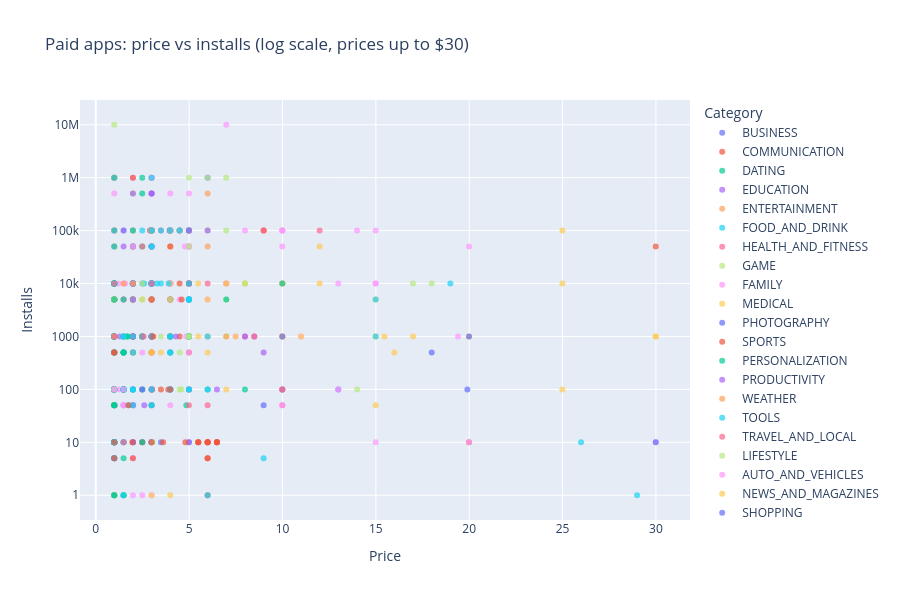

This figure's notebook cell:
### Code cell
# 9.3 Explore the pricing market: price vs installs for paid apps
px_df = paid[paid["Price"] <= 30].copy()
fig = px.scatter(px_df, x="Price", y="Installs", color="Category", hover_name="App",
                 log_y=True, opacity=0.7,
                 title="Paid apps: price vs installs (log scale, prices up to $30)")
fig.update_layout(height=600)
fig.show()

### Figure 1 — Plotly figure (JSON) as saved in the notebook; plotly's stock layout.template omitted (floating-point values rounded to 4 significant figures; data arrays with more than 128 entries replaced by an {"elided": "..."} marker saying what was removed)
{"data": [{"hovertemplate": "<b>%{hovertext}</b><br><br>Category=BUSINESS<br>Price=%{x}<br>Installs=%{y}<extra></extra>", "hovertext": ["TurboScan: scan documents and receipts in PDF", "Tiny Scanner Pro: PDF Doc Scan", "AW Toolbox", "Bk Bee Sales Manager", "SkyTest BU/GU Lite", "BZ Reminder PRO", "CM FILE MANAGER Pro", "Super Resume Builder Pro, CV", "DG Surveyor", "The DG Buddy", "DS Helpdesk Plus"], "legendgroup": "BUSINESS", "marker": {"color": "#636efa", "opacity": 0.7, "symbol": "circle"}, "mode": "markers", "name": "BUSINESS", "orientation": "v", "showlegend": true, "type": "scatter", "x": [4.99, 4.99, 19.9, 0.99, 17.99, 3.99, 2.99, 4.99, 8.99, 2.49, 12.99], "xaxis": "x", "y": [100000, 100000, 100, 5, 500, 1000, 10000, 1000, 50, 10, 100], "yaxis": "y"}, {"hovertemplate": "<b>%{hovertext}</b><br><br>Category=COMMUNICATION<br>Price=%{x}<br>Installs=%{y}<extra></extra>", "hovertext": ["Puffin Browser Pro", "Deaf - Hearing chat device H", "J Alvarej Moji", "K-@ Mail Pro - Email App", "pretty Easy privacy p≡p", "Z PIVOT", "AG Contacts, Premium edition", "Threema", "FREE CHATS C.L.", "10 WPM Amateur ham radio CW Morse code trainer", "CV-RECORD Pro", "2 Amateur ham radio CW Morse code practice keys TX", "CW Beacon for Ham Radio", "Morse Decoder for Ham Radio", "CW Studio ®", "20WPM Amateur ham radio Koch CW Morse code trainer", "Morse Trainer for Ham Radio", "Morse Machine for Ham Radio", "CW Ringtone (Morse Code generator)", "Koch Morse Trainer Pro", "iCluster - The DX-Cluster database", "WiFi Tether Router", "Remote EX for NISSAN", "ExDialer PRO Key", "Smart Wi-Fi Hotspot PRO", "Portable Wi-Fi hotspot Premium", "Talkie Pro - Wi-Fi Calling, Chats, File Sharing"], "legendgroup": "COMMUNICATION", "marker": {"color": "#EF553B", "opacity": 0.7, "symbol": "circle"}, "mode": "markers", "name": "COMMUNICATION", "orientation": "v", "showlegend": true, "type": "scatter", "x": [3.99, 3.99, 1.99, 4.99, 0.99, 19.99, 4.99, 2.99, 0.99, 1.49, 0.99, 1.49, 1.49, 4.99, 0.99, 1.49, 2.99, 0.99, 2.49, 2.49, 0.99, 2.9, 1.49, 3.99, 2.99, 0.99, 2.99], "xaxis": "x", "y": [100000, 500, 10, 10000, 500, 10, 500, 1000000, 10, 100, 1000, 100, 100, 5000, 100, 100, 10000, 5000, 10, 1000, 10, 100000, 5000, 100000, 10000, 10000, 1000], "yaxis": "y"}, {"hovertemplate": "<b>%{hovertext}</b><br><br>Category=DATING<br>Price=%{x}<br>Installs=%{y}<extra></extra>", "hovertext": ["Truth or Dare Pro", "Private Dating, Hide App- Blue for PrivacyHider", "Ad Blocker for SayHi", "AMBW Dating App: Asian Men Black Women Interracial", "Moco+ - Chat, Meet People"], "legendgroup": "DATING", "marker": {"color": "#00cc96", "opacity": 0.7, "symbol": "circle"}, "mode": "markers", "name": "DATING", "orientation": "v", "showlegend": true, "type": "scatter", "x": [1.49, 2.99, 3.99, 7.99, 3.99], "xaxis": "x", "y": [50, 100, 100, 100, 10000], "yaxis": "y"}, {"hovertemplate": "<b>%{hovertext}</b><br><br>Category=EDUCATION<br>Price=%{x}<br>Installs=%{y}<extra></extra>", "hovertext": ["Sago Mini Hat Maker", "Toca Life: Hospital"], "legendgroup": "EDUCATION", "marker": {"color": "#ab63fa", "opacity": 0.7, "symbol": "circle"}, "mode": "markers", "name": "EDUCATION", "orientation": "v", "showlegend": true, "type": "scatter", "x": [3.99, 3.99], "xaxis": "x", "y": [1000, 100000], "yaxis": "y"}, {"hovertemplate": "<b>%{hovertext}</b><br><br>Category=ENTERTAINMENT<br>Price=%{x}<br>Installs=%{y}<extra></extra>", "hovertext": ["My Talking Pet", "Meme Generator"], "legendgroup": "ENTERTAINMENT", "marker": {"color": "#FFA15A", "opacity": 0.7, "symbol": "circle"}, "mode": "markers", "name": "ENTERTAINMENT", "orientation": "v", "showlegend": true, "type": "scatter", "x": [4.99, 2.99], "xaxis": "x", "y": [100000, 100000], "yaxis": "y"}, {"hovertemplate": "<b>%{hovertext}</b><br><br>Category=FOOD_AND_DRINK<br>Price=%{x}<br>Installs=%{y}<extra></extra>", "hovertext": ["My CookBook Pro (Ad Free)", "Paprika Recipe Manager"], "legendgroup": "FOOD_AND_DRINK", "marker": {"color": "#19d3f3", "opacity": 0.7, "symbol": "circle"}, "mode": "markers", "name": "FOOD_AND_DRINK", "orientation": "v", "showlegend": true, "type": "scatter", "x": [3.49, 4.99], "xaxis": "x", "y": [10000, 50000], "yaxis": "y"}, {"hovertemplate": "<b>%{hovertext}</b><br><br>Category=HEALTH_AND_FITNESS<br>Price=%{x}<br>Installs=%{y}<extra></extra>", "hovertext": ["Meditation Studio", "Relax Melodies P: Sleep Sounds", "Pocket Yoga", "Daily Ab Workout", "cronometer (ad free)", "Lullaby Add-on for Sleep as Android", "Be Stronger", "Monitor My BP", "All-night drugstore CI & Price", "Tools & Mi Band", "Dr. McDougall Mobile Cookbook", "Vital Tones EI Pro", "The EO Bar", "EO Guide", "Fast Tract Diet"], "legendgroup": "HEALTH_AND_FITNESS", "marker": {"color": "#FF6692", "opacity": 0.7, "symbol": "circle"}, "mode": "markers", "name": "HEALTH_AND_FITNESS", "orientation": "v", "showlegend": true, "type": "scatter", "x": [3.99, 2.99, 2.99, 1.99, 2.99, 1.99, 1.99, 5.99, 0.99, 3.49, 4.99, 9.99, 6.99, 4.99, 7.99], "xaxis": "x", "y": [10000, 100000, 100000, 50000, 50000, 50000, 1000, 50, 10, 100000, 1000, 50, 10000, 1000, 1000], "yaxis": "y"}, {"hovertemplate": "<b>%{hovertext}</b><br><br>Category=GAME<br>Price=%{x}<br>Installs=%{y}<extra></extra>", "hovertext": ["Clue", "The Room: Old Sins", "The Escapists", "Farming Simulator 18", "RollerCoaster Tycoon® Classic", "Call of Duty:Black Ops Zombies", "Star Wars ™: DIRTY", "Monument Valley 2", "B-52 Spirits of Glory Deluxe", "B-Grade Renegade", "CURSUM B", "Hitman Sniper", "The World Ends With You", "D+H Reaction Wall", "Traps n' Gemstones", "Ghosts'n Goblins MOBILE", "Lock 'n' Roll Pro - Ad Free", "Jump'N'Shoot Attack", "Ghouls'n Ghosts MOBILE", "Oddworld: New 'n' Tasty", "Obbligo o Verità? PRO", "R-TYPE II", "R-TYPE", "Don't Starve: Pocket Edition", "Don't Starve: Shipwrecked", "Ludo - Don't get angry", "Mental Hospital V", "Zombie Avengers:(Dreamsky)Stickman War Z", "Assassin's Creed Identity", "ONScripter Plus (Ad Free)", "Mupen64Plus AE (N64 Emulator)", "AJ Jump: Animal Jam Kangaroos!", "I am Bread", "Nightenfell: Shared AR", "Five Nights at Freddy's", "Five Nights at Freddy's: SL", "Five Nights at Freddy's 4", "Five Nights at Freddy's 3", "YAKALA AY", "Ra Ga Ba", "Wolf of the BF:Commando MOBILE", "Shadow Fight 2 Special Edition", "Backgammon NJ for Android", "Bi-Tank Ads Free", "BJ Bridge Pro 2018", "Blackjack Verite Drills", "MEGA MAN MOBILE", "New York Mysteries (Full)", "The Legacy (Full)", "Skip-Bo™", "Sic Bo", "BW-Go", "PAC-MAN CE DX", "Grand Theft Auto: San Andreas", "F*ck This Game", "211:CK", "Adventure Time Game Wizard", "Best Park in the Universe", "Chinese Chess 3D Online (Xiangqi, 象棋, co tuong)", "CT-REMOTE", "Cytus II", "Dr. Splorchy Presents Space Heroes", "DraStic DS Emulator", "Riptide GP: Renegade", "Dirt Trackin Sprint Cars", "Retro City Rampage DX", "Santa's Monster Shootout DX", "Lost Journey (Dreamsky)", "League of Stickman 2018- Ninja Arena PVP(Dreamsky)", "Stickman Legends: Shadow Wars", "E.G. Chess", "WIZARD Card Game", "The Game of Life", "Poker Equity Calculator Pro for No Limit Hold'em", "Superbrothers Sword & Sworcery", "Sonic 4™ Episode I", "An Elite Warrior Ex", "Galaxian(FC)", "Solitaire+", "Fruit Ninja Classic", "Mu.F.O.", "Trine 2: Complete Story"], "legendgroup": "GAME", "marker": {"color": "#B6E880", "opacity": 0.7, "symbol": "circle"}, "mode": "markers", "name": "GAME", "orientation": "v", "showlegend": true, "type": "scatter", "x": [1.99, 4.99, 4.99, 4.99, 5.99, 6.99, 9.99, 4.99, 0.99, 1.99, 0.99, 0.99, 17.99, 0.99, 4.99, 0.99, 0.99, 2.49, 1.99, 4.99, 0.99, 1.99, 1.99, 4.99, 4.99, 1.61, 0.99, 0.99, 1.99, 3.99, 0.99, 1.99, 4.99, 0.99, 2.99, 2.99, 2.99, 2.99, 0.99, 1.49, 0.99, 4.99, 7.99, 0.99, 4.49, 14.0, 1.99, 6.99, 6.99, 2.99, 1.99, 3.49, 4.99, 6.99, 0.99, 0.99, 4.99, 2.99, 0.99, 4.49, 1.99, 4.99, 4.99, 2.99, 3.99, 2.99, 1.99, 0.99, 0.99, 0.99, 0.99, 1.99, 2.99, 0.99, 3.99, 2.99, 0.99, 1.99, 2.99, 0.99, 0.99, 16.99], "xaxis": "x", "y": [100000, 100000, 100000, 100000, 100000, 100000, 100000, 100000, 100, 1000, 500, 10000000, 10000, 1, 1000, 10000, 1000, 1000, 5000, 10000, 100, 50000, 100000, 100000, 10000, 1000, 50000, 1000000, 500000, 1000, 100000, 50000, 10000, 1000, 1000000, 100000, 100000, 100000, 1, 1, 1000, 50000, 10000, 1, 500, 100, 10000, 5000, 1000, 100000, 100, 1000, 10000, 1000000, 100, 10, 50000, 10000, 1000, 100, 100000, 100, 1000000, 100000, 10000, 10000, 50, 1000000, 1000000, 1000000, 1000, 1000, 100000, 5000, 100000, 100000, 100, 100, 100000, 1000000, 1, 10000], "yaxis": "y"}, {"hovertemplate": "<b>%{hovertext}</b><br><br>Category=FAMILY<br>Price=%{x}<br>Installs=%{y}<extra></extra>", "hovertext": {"elided": "179 str values"}, "legendgroup": "FAMILY", "marker": {"color": "#FF97FF", "opacity": 0.7, "symbol": "circle"}, "mode": "markers", "name": "FAMILY", "orientation": "v", "showlegend": true, "type": "scatter", "x": {"elided": "179 float values"}, "xaxis": "x", "y": {"elided": "179 int values"}, "yaxis": "y"}, {"hovertemplate": "<b>%{hovertext}</b><br><br>Category=MEDICAL<br>Price=%{x}<br>Installs=%{y}<extra></extra>", "hovertext": ["Pedi STAT", "Paramedic Protocol Provider", "MommyMeds", "Medical ID - In Case of Emergency (ICE)", "Essential Anatomy 3", "Muscle Trigger Point Anatomy", "ASRA Coags", "IBM Micromedex Drug Info", "VeinSeek", "Super Hearing Secret Voices Recorder PRO", "EMT Study - NREMT Test Prep", "Calcium Pro", "Arrhythmias and Dysrhythmias", "Pocket Lab Values", "Medical terms (OFFLINE)", "ERres- Emergency Medicine", "FHR 5-Tier 2.0", "OptoDrum", "Migraine, Headache Diary HeadApp Pro", "Visual Anatomy 2", "Muscle Premium - Human Anatomy, Kinesiology, Bones", "CCHT PREP", "Paramedic Meds", "Advanced Comprehension Therapy", "OmniMedix Medical Calculator", "Breathing Zone", "Lab Values + Medical Reference", "Recognise Foot", "Anti Mosquito simulation", "Pain Tracker & Diary", "Menstrual Calendar Premium", "Whist - Tinnitus Relief", "Critical Care Paramedic Review", "With Helper Pro Pill Reminder", "Manage My Pain Pro", "End Anxiety Pro - Stress, Panic Attack Help", "Acupuncture Assistant", "Number Therapy", "InfantRisk Center HCP", "Hospitalist Handbook", "Navi Radiography Pro", "Nursing Care Plan NANDA Tables", "palmPEDi: Pediatric Tape", "Monash Uni Low FODMAP Diet", "ASCCP Mobile", "2017 EMRA Antibiotic Guide", "EMT PASS", "Block Buddy", "EMT Review Plus", "Journal Club: Medicine", "AnatomyMapp", "Diabetes & Diet Tracker", "PTA Content Master", "Visualmed", "ABG Master", "OrthoFlow", "Be the Expert in Phlebotomy - Professional Nursing", "EMT Tutor NREMT-B Study Guide", "Cardio Z", "AF-STROKE", "Gravidez ao Vivo", "BG Monitor Diabetes Pro", "iBP Blood Pressure", "Blood Pressure Companion", "bpresso PRO", "CE Genius Nurses Edition", "Squeezy CF", "Emergency Brain CT", "Abdominal CT Sectional Walker", "Interactive CT and MRI Anatomy", "CT and XR Dose Calculator", "Chest CT Sectional Walker", "Radiological Anatomy For FRCR1", "Differential Dx", "Human Anatomy Atlas 2018: Complete 3D Human Body", "EP Calipers", "EP Coding"], "legendgroup": "MEDICAL", "marker": {"color": "#FECB52", "opacity": 0.7, "symbol": "circle"}, "mode": "markers", "name": "MEDICAL", "orientation": "v", "showlegend": true, "type": "scatter", "x": [5.49, 10.0, 3.99, 5.99, 11.99, 2.99, 3.99, 2.99, 3.99, 2.99, 3.99, 2.99, 1.0, 2.99, 2.99, 4.99, 2.99, 5.99, 3.49, 2.49, 24.99, 10.99, 1.99, 24.99, 4.99, 3.99, 2.99, 7.49, 1.5, 2.99, 3.99, 1.99, 9.99, 3.99, 3.99, 3.99, 7.99, 14.99, 9.99, 19.99, 15.99, 0.99, 0.99, 9.0, 9.99, 16.99, 29.99, 14.99, 11.99, 6.99, 14.99, 9.99, 29.99, 2.99, 0.99, 5.99, 0.99, 3.99, 5.99, 5.0, 2.99, 5.99, 0.99, 0.99, 5.49, 3.99, 2.99, 0.99, 9.99, 15.46, 0.99, 9.99, 6.99, 3.99, 24.99, 0.99, 0.99], "xaxis": "x", "y": [10000, 10000, 5000, 5000, 50000, 50000, 1000, 10000, 1000, 100, 5000, 5000, 500, 10000, 1000, 1000, 500, 1000, 500, 5000, 10000, 1000, 10000, 100, 1000, 5000, 10000, 1000, 1000, 100, 50000, 1000, 1000, 5000, 5000, 1000, 10000, 50, 1000, 1000, 500, 500, 5000, 100000, 10000, 1000, 1000, 1000, 10000, 10000, 5000, 1000, 1000, 1, 50, 10, 1, 10000, 100, 100, 1000, 500, 10000, 1000, 1000, 1, 10, 10, 100, 1000, 50, 100, 100, 500, 100000, 100, 50], "yaxis": "y"}, {"hovertemplate": "<b>%{hovertext}</b><br><br>Category=PHOTOGRAPHY<br>Price=%{x}<br>Installs=%{y}<extra></extra>", "hovertext": ["Lapse It • Time Lapse • Pro", "Facetune - For Free", "Camera FV-5", "F-Stop Gallery Pro", "F Length Sim (no Ads)", "Arto: f.infrared photo", "Pocket AC", "NewTek NDI", "AI Draw | Art Filter for Selfie", "Ai-Ball AV Recorder", "BeFunky Photo Editor Pro", "BL 1-Click Camera", "BlackCam Pro - B&W Camera", "LC-DB", "Guide to Nikon Df", "Cameringo+ Filters Camera", "LightMeter (noAds)", "PhotoFrame for Synology DS", "EF Lens Simulator"], "legendgroup": "PHOTOGRAPHY", "marker": {"color": "#636efa", "opacity": 0.7, "symbol": "circle"}, "mode": "markers", "name": "PHOTOGRAPHY", "orientation": "v", "showlegend": true, "type": "scatter", "x": [2.99, 5.99, 3.95, 4.99, 2.0, 1.49, 9.99, 19.99, 2.99, 2.99, 1.99, 3.99, 1.49, 3.49, 29.99, 2.99, 1.99, 4.99, 9.99], "xaxis": "x", "y": [100000, 1000000, 100000, 10000, 10, 500, 1000, 1000, 1000, 5000, 50000, 100, 100000, 10, 10, 500000, 10000, 10, 100], "yaxis": "y"}, {"hovertemplate": "<b>%{hovertext}</b><br><br>Category=SPORTS<br>Price=%{x}<br>Installs=%{y}<extra></extra>", "hovertext": ["Golfshot Plus: Golf GPS", "G-Force Driving Assistant", "O'Route Orienteering", "Mike V: Skateboard Party PRO", "True Skate", "Hunt Buddy BC", "iHunter BC", "iFish BC", "Basket Manager 2018 Pro", "Basket Manager 2016 Pro", "Basket Manager 2017 Pro", "BT Speed", "Dive-Store.ch", "Jetting for Honda CR dirt bike", "Absolute RC Heli Simulator", "Fodbold DK Pro", "Basketball Dynasty Manager 16", "PORTABLE SOCCER DX", "Active Soccer 2 DX", "LocaToWeb - Live GPS tracking", "FL SW Fishing Regulations", "FL Racing Manager 2015 Pro", "FL Racing Manager 2018 Pro", "Football Manager Mobile 2018"], "legendgroup": "SPORTS", "marker": {"color": "#EF553B", "opacity": 0.7, "symbol": "circle"}, "mode": "markers", "name": "SPORTS", "orientation": "v", "showlegend": true, "type": "scatter", "x": [29.99, 3.88, 3.02, 3.99, 1.99, 2.99, 4.49, 3.99, 2.99, 0.99, 0.99, 4.8, 1.99, 3.49, 4.99, 2.99, 1.99, 1.0, 2.99, 2.49, 1.99, 0.99, 1.99, 8.99], "xaxis": "x", "y": [50000, 100, 100, 50000, 1000000, 5000, 1000, 1000, 1000, 1000, 1000, 10, 5, 100, 10000, 1000, 5000, 5000, 500, 1000, 1000, 5000, 5000, 100000], "yaxis": "y"}, {"hovertemplate": "<b>%{hovertext}</b><br><br>Category=PERSONALIZATION<br>Price=%{x}<br>Installs=%{y}<extra></extra>", "hovertext": ["HD Widgets", "Kairo XP (for HD Widgets)", "BIG Launcher", "Smart Launcher Pro 3", "B-17 Flying Fortress WWII LWP", "Smart Launcher theme b. gold", "Next Launcher 3D Theme Hit-B", "C Locker Pro", "Neon Glow C - Icon Pack", "Koi Live Wallpaper", "F-1 watchface by Delta", "Next Launcher 3D Theme Hit-G", "Go", "G Theme 2 for LG V30, LG G6", "Dialer theme G Black Gold", "N Launcher Pro - Nougat 7.0", "Dark Infusion Substratum Theme for Android N & O", "Planet O - Icon Pack", "Prime Key for Nougat Launcher& O Launcher &KitKat", "Android P | Xperia™ Theme 4800+ icons", "Android P Home KLWP", "P-Home for KLWP", "[substratum] Vacuum: P", "[Sub/EMUI] P Pro - EMUI 8.1/8.0/5.X Theme", "Pacify Exceed (Android P) - Theme for Xperia™", "Theme Android P Design for LG V30", "Pistachio Launcher for Android P 9.0", "Theme Android P for LG G7 & V35", "Pacify (Android P theme) - Theme for Xperia™", "Popsicle Launcher for Android P 9.0 launcher", "Theme Android P Black design for LG V30", "Theme Android P Black for LG G7 & V35", "Pureness Pacify (Android P) - Theme for Xperia™", "Android P Style Icon Pack", "Pixel Oreo/P Dark White AMOLED UI - Icon Pack", "Neon-R (Red)", "S Launcher Pro for Galaxy", "PitchBlack S - Samsung Substratum Theme “For Oreo”", "weather HD", "Light X - Icon Pack", "iLauncher OS 12 Pro - Phone X", "X Back - Icon Pack", "Space Z 🌏 🚀Icon Pack Theme", "Watch Face Swiss AJ-6", "AJ Gray Icon Pack", "AJ Gray Dark Icon Pack", "AJ Blue Icon Pack", "AJ Turquoise Dark Icon Pack", "AJ Orange Icon Pack", "AP Themes for Kustom/KLWP", "Glanceable Ap Watch Face", "Ultimate Watch 2 watch face", "Pujie Black Watch Face for Android Wear OS", "AX Watch for WatchMaker", "Ay Yıldız - Xperia Live Theme", "SLANGY-Perfect BK World Theme", "BL Holo Theme", "Watch Face BW Inter", "Beautiful Widgets Pro", "Color Changer Pro [root]", "Lollipop Launcher Plus", "Next Launcher 3D Bold-CF Theme", "FAV KWGT", "Pixxy KWGT", "CI 174 Gray Icon Pack", "CM Launcher 3D Pro💎", "Swift Dark CM / CM13 Theme", "OMEGA Black UI Theme - CM 12+", "Asiimov Skin - CS GO Icon Pack", "DK Primrose for KLWP", "MultiPicture Live Wallpaper dn", "Day Night Live Wallpaper (All)", "RETRO Shocked DW-6000", "DX Glow - Clock Widget", "EM Launcher Pro", "EU Flags Live Wallpaper", "ADWLauncher 1 EX", "Device Info Ex Live Wallpaper", "GO Contacts EX Black & Grey", "Circle Colors Pack-FN Theme", "FO Bixby"], "legendgroup": "PERSONALIZATION", "marker": {"color": "#00cc96", "opacity": 0.7, "symbol": "circle"}, "mode": "markers", "name": "PERSONALIZATION", "orientation": "v", "showlegend": true, "type": "scatter", "x": [0.99, 0.99, 9.99, 4.49, 1.49, 1.99, 1.7, 2.99, 0.99, 0.99, 2.49, 1.7, 0.99, 1.49, 1.49, 2.99, 2.49, 0.99, 6.99, 1.99, 1.49, 0.99, 1.49, 0.99, 1.49, 1.49, 1.49, 1.49, 0.99, 1.49, 1.49, 1.49, 1.49, 0.99, 1.49, 0.99, 4.99, 1.99, 1.99, 0.99, 2.99, 0.99, 1.49, 0.99, 0.99, 0.99, 0.99, 0.99, 0.99, 1.49, 0.99, 0.99, 1.99, 0.99, 0.99, 4.85, 2.0, 0.99, 2.49, 0.99, 4.99, 0.99, 0.99, 0.99, 0.99, 4.99, 1.99, 0.99, 2.49, 0.99, 1.99, 2.49, 1.49, 0.99, 3.99, 0.99, 2.49, 0.99, 0.99, 0.99, 0.99], "xaxis": "x", "y": [1000000, 10000, 10000, 100000, 100, 5000, 1000, 10000, 10000, 100000, 10, 1000, 5000, 500, 500, 100000, 1000, 10000, 5000, 100, 5, 100, 1000, 100, 10, 500, 1, 100, 10, 0, 100, 100, 1, 100, 5000, 100, 1000, 1000, 10000, 10000, 50, 10000, 1000, 100, 50, 10, 50, 10, 10, 500, 5, 10000, 100000, 1, 10, 50, 500, 1000, 1000000, 1000, 1000, 1000, 1000, 1000, 10, 100000, 10000, 100, 100, 1, 10000, 50000, 100, 50, 1000, 10000, 500000, 50000, 500, 50, 100], "yaxis": "y"}, {"hovertemplate": "<b>%{hovertext}</b><br><br>Category=PRODUCTIVITY<br>Price=%{x}<br>Installs=%{y}<extra></extra>", "hovertext": ["aCalendar+ Calendar & Tasks", "Ramfer - CNC Lathe G-code Tool", "m>notes notepad", "Ad Removal: thereisonlywe", "Ad Remove Plugin for App2SD", "F05WatchFace for Android Wear", "PROFESSOR SEE-BA LINGUAGENS E SUAS TECNOLOGIAS", "Business Calendar Pro", "BI Barcode Scanner", "QR Code Pro", "California Cop Assist CA Cop", "CI Attendance", "CamScanner (License)", "Pocket RxTx Pro", "ACCDB MDB DB Manager Pro - Editor for MS Access", "Técnico Legislativo Câmara Legislativa DF", "Cargo de Praça PM DF", "Diseño de columnas NTC - RSEE 2017", "DL Image Manager", "MC.Fitting", "myGrow", "Ability DS UNO", "Inventory & Barcode scanner & WIFI scanner", "ES File Explorer/Manager PRO", "EX File Explorer File Manage Pro", "Organizer", "Police Field Interview FI Card"], "legendgroup": "PRODUCTIVITY", "marker": {"color": "#ab63fa", "opacity": 0.7, "symbol": "circle"}, "mode": "markers", "name": "PRODUCTIVITY", "orientation": "v", "showlegend": true, "type": "scatter", "x": [5.99, 2.99, 2.99, 6.49, 1.29, 0.99, 2.99, 4.99, 0.99, 4.49, 4.99, 0.99, 1.99, 3.99, 8.99, 2.99, 2.99, 0.99, 0.99, 8.49, 4.29, 2.6, 1.49, 2.99, 1.99, 2.99, 7.99], "xaxis": "x", "y": [100000, 100, 1000, 100, 1000, 1000, 10, 100000, 10, 100000, 100, 5, 500000, 5000, 500, 10, 10, 100, 10, 1000, 1000, 50, 50000, 500000, 50, 50000, 1000], "yaxis": "y"}, {"hovertemplate": "<b>%{hovertext}</b><br><br>Category=WEATHER<br>Price=%{x}<br>Installs=%{y}<extra></extra>", "hovertext": ["Weather Live Pro", "Weather Live", "W Pro - Weather Forecast & Animated Weather Maps", "MyRadar NOAA Weather Radar Ad Free", "Weather & Radar Pro - Ad-Free", "Weather Data CH", "Weather Forecast Pro", "Florida Tides & Weather"], "legendgroup": "WEATHER", "marker": {"color": "#FFA15A", "opacity": 0.7, "symbol": "circle"}, "mode": "markers", "name": "WEATHER", "orientation": "v", "showlegend": true, "type": "scatter", "x": [4.49, 5.99, 1.99, 2.99, 2.99, 2.99, 3.99, 6.99], "xaxis": "x", "y": [100000, 500000, 500, 10000, 100000, 500, 100000, 1000], "yaxis": "y"}, {"hovertemplate": "<b>%{hovertext}</b><br><br>Category=TOOLS<br>Price=%{x}<br>Installs=%{y}<extra></extra>", "hovertext": ["ADS-B Driver", "G Cloud Apps Backup Key * root", "G-Playlists", "G-NetTrack Pro", "G-NetReport Pro", "G-NetWiFi Pro", "Volume Slider Like Android P Volume Control", "Q-slope", "I Can't Wake Up!", "X-Plane to GPS", "Decibel X PRO - Sound Meter dBA, Noise Detector", "X Home Bar - Home Bar Gesture Pro", "ZArchiver Donate", "FVD Ad-Free", "Vpn Hosts (ad blocker & no root & support ipv6 )", "RAM Cleanup Ad-Free Option", "Easy Hotspot Ad Free", "AH Alarm Panel", "Message AI - Write Better Messages", "ap,wifi testing,iperf,ping,android,Bluetooth,tcp", "AV Tools Pro", "Analog Clock AW-7 PRO", "Analog and Digital Clock AW-7PRO", "Droid PRoCon BF3", "BusyBox Pro", "Power Widget", "BL File Explorer", "BL IP-Camera", "BL PowerPoint Remote", "BatControl Pro", "Sam.BN Pro", "BS Match Maker Premium", "Little Magnet BT Pro", "Battery Notifier Pro BT", "USB BT Wi-Fi Color Terminal Modem", "Bixby Button Remapper - bxActions Pro / Coffee", "Trinomial Factoring Wizard", "CB Frequencies", "Antenna Tool Premium", "Frequencies", "CF-Bench Pro", "Battery HD Pro", "Automagic * Automation", "FlashLight HD LED Pro", "UFO-CQ", "25WPM Amateur ham radio Koch CW Morse code trainer", "DCUO|CR Calculator Pro", "Servidor Privado CR y CoC - Royale Servers PRO", "CZ-Cyberon Voice Commander", "Scale Models DB", "ReDNAKET DB Normalization Tool", "db Meter - sound level meter with data logging", "Droidbug BusyBox Advance PRO", "Penny Puss", "Advanced Download Manager Pro", "DM Die Roller 9000", "Deep Sleep Battery Saver Pro", "iCam - Webcam Video Streaming", "DW Contacts widget", "KeePass DX Pro", "Electrician Calculator Pro", "EC music dictionary", "Silence Premium Do Not Disturb", "Trazado de tuberia El Tubero", "ai.type keyboard Plus + Emoji", "Tasker", "Advanced EX for HYUNDAI", "Advanced EX for MITSUBISHI", "Advanced EX for KIA", "Advanced EX for NISSAN", "Advanced EX for FIAT", "Advanced EX for RENAULT", "Volume Control Ex", "FiSwitch", "WiFi Monitor Pro - analyzer of Wi-Fi networks", "Wi-Fi Rabbit Unlock Key", "FJ Toolkit", "Kernel Manager for Franco Kernel ✨"], "legendgroup": "TOOLS", "marker": {"color": "#19d3f3", "opacity": 0.7, "symbol": "circle"}, "mode": "markers", "name": "TOOLS", "orientation": "v", "showlegend": true, "type": "scatter", "x": [1.99, 4.99, 1.49, 14.99, 25.99, 5.99, 0.99, 1.76, 2.99, 0.99, 3.99, 1.99, 2.5, 1.99, 2.99, 2.99, 0.99, 4.99, 2.99, 2.99, 2.49, 1.99, 1.99, 0.99, 2.49, 1.99, 1.99, 3.99, 3.99, 3.99, 0.99, 0.99, 0.99, 2.59, 8.99, 2.99, 0.99, 0.99, 0.99, 0.99, 1.49, 3.99, 3.9, 2.99, 0.99, 1.49, 0.99, 1.99, 5.99, 2.99, 0.99, 1.49, 3.99, 4.99, 2.99, 0.99, 3.28, 4.99, 0.99, 5.99, 14.99, 1.99, 2.95, 1.97, 4.49, 2.99, 4.99, 4.99, 4.99, 4.99, 4.99, 4.99, 1.49, 1.99, 2.99, 1.0, 1.49, 3.49], "xaxis": "x", "y": [100, 5000, 1000, 5000, 10, 100, 10000, 50, 10000, 5000, 1000, 10000, 10000, 10000, 10000, 10000, 10, 100, 100, 10, 1000, 1000, 100, 5000, 100000, 10000, 50, 100, 500, 500, 10, 10, 1000, 10000, 5, 10000, 1000, 100, 500, 500, 1000, 100000, 10000, 50000, 10, 10, 500, 100, 1000, 50, 10, 1, 100, 1000, 50000, 5, 10000, 10000, 1000, 100, 1000, 500, 10000, 10000, 100000, 1000000, 5000, 1000, 5000, 5000, 5000, 5000, 100, 10000, 1000, 5000, 100, 100000], "yaxis": "y"}, {"hovertemplate": "<b>%{hovertext}</b><br><br>Category=TRAVEL_AND_LOCAL<br>Price=%{x}<br>Installs=%{y}<extra></extra>", "hovertext": ["Maps & GPS Navigation OsmAnd+", "Greater London A-Z 2016", "Es-Bg Offline Voice Translator", "Ultimate Public Campgrounds (Over 37,100 in US&CA)", "Navigator PRO - GPS Navigation with Offline Maps", "D.C. Driving/Walking Tours", "DC Metro Transit", "EG | Explore Folegandros", "Monastery of El Escorial", "YouCamp EU", "Campervan.Guide Pro", "XE Currency Pro"], "legendgroup": "TRAVEL_AND_LOCAL", "marker": {"color": "#FF6692", "opacity": 0.7, "symbol": "circle"}, "mode": "markers", "name": "TRAVEL_AND_LOCAL", "orientation": "v", "showlegend": true, "type": "scatter", "x": [8.99, 8.49, 1.49, 3.99, 2.49, 4.99, 2.99, 3.99, 1.99, 2.56, 5.99, 1.99], "xaxis": "x", "y": [100000, 1000, 10, 5000, 50000, 50, 5000, 0, 1000, 1000, 10000, 10000], "yaxis": "y"}, {"hovertemplate": "<b>%{hovertext}</b><br><br>Category=LIFESTYLE<br>Price=%{x}<br>Installs=%{y}<extra></extra>", "hovertext": ["A41 WatchFace for Android Wear Smart Watch", "H*nest Meditation", "Kicker U", "Alarmy (Sleep If U Can) - Pro", "I am Millionaire - Richest guy in the town", "Sleep as Android Unlock", "Lunar Calendar", "Board Game Stats: Play tracking for tabletop games", "CA Speakers", "My Movies Pro - Movie & TV Collection Library", "AC DC Power Monitor", "The Secret Daily Teachings"], "legendgroup": "LIFESTYLE", "marker": {"color": "#B6E880", "opacity": 0.7, "symbol": "circle"}, "mode": "markers", "name": "LIFESTYLE", "orientation": "v", "showlegend": true, "type": "scatter", "x": [0.99, 1.99, 3.99, 2.49, 2.49, 5.99, 4.99, 2.99, 0.99, 7.99, 3.04, 4.99], "xaxis": "x", "y": [5000, 5000, 5000, 10000, 5000, 1000000, 1000, 5000, 100, 10000, 10, 1000], "yaxis": "y"}, {"hovertemplate": "<b>%{hovertext}</b><br><br>Category=AUTO_AND_VEHICLES<br>Price=%{x}<br>Installs=%{y}<extra></extra>", "hovertext": ["Ulysse Speedometer Pro", "FORD V SERIES CALC - NO LIMIT", "Билеты ПДД CD 2019 PRO"], "legendgroup": "AUTO_AND_VEHICLES", "marker": {"color": "#FF97FF", "opacity": 0.7, "symbol": "circle"}, "mode": "markers", "name": "AUTO_AND_VEHICLES", "orientation": "v", "showlegend": true, "type": "scatter", "x": [1.99, 9.99, 1.49], "xaxis": "x", "y": [50000, 50, 100], "yaxis": "y"}, {"hovertemplate": "<b>%{hovertext}</b><br><br>Category=NEWS_AND_MAGAZINES<br>Price=%{x}<br>Installs=%{y}<extra></extra>", "hovertext": ["Q Alerts: QAnon Drop Notifications, Research +++", "Égalité et Réconciliation"], "legendgroup": "NEWS_AND_MAGAZINES", "marker": {"color": "#FECB52", "opacity": 0.7, "symbol": "circle"}, "mode": "markers", "name": "NEWS_AND_MAGAZINES", "orientation": "v", "showlegend": true, "type": "scatter", "x": [0.99, 2.99], "xaxis": "x", "y": [5000, 500], "yaxis": "y"}, {"hovertemplate": "<b>%{hovertext}</b><br><br>Category=SHOPPING<br>Price=%{x}<br>Installs=%{y}<extra></extra>", "hovertext": ["Shopping List S PRO", "Penny Finder"], "legendgroup": "SHOPPING", "marker": {"color": "#636efa", "opacity": 0.7, "symbol": "circle"}, "mode": "markers", "name": "SHOPPING", "orientation": "v", "showlegend": true, "type": "scatter", "x": [2.49, 2.99], "xaxis": "x", "y": [100, 10000], "yaxis": "y"}, {"hovertemplate": "<b>%{hovertext}</b><br><br>Category=BOOKS_AND_REFERENCE<br>Price=%{x}<br>Installs=%{y}<extra></extra>", "hovertext": ["Don't Panic with Andrew J.", "Hey AJ! It's Saturday!", "Al'Quran Bahasa Indonesia PRO", "BC MVA Fines", "17th Edition Cable Sizer", "ch-mm Dict", "CZ-70 (CZ-50) pistol explained", "CZ-52 pistol explained", "CZ-27 pistol explained", "CZ-45 pistol explained", "Pistolet CZ-70 CZ-50 expliqué", "CZ-38 (vz 38) pistol explained", "Reksio cz. 1", "10,000 Quotes DB (Premium)", "Dungeons and Dragons DM Tools", "Cossack Dictionary (DN)", "Officiel du SCRABBLE LAROUSSE", "Schlaumeier", "O Céu e o Inferno", "EU RCD Guide", "FN pistol Model 1906 explained", "FN pistol model 1903 explained", "The FN \"Baby\" pistol explained", "FN FAL rifle explained", "The FN HP pistol explained", "FN model 1900 pistol explained", "Pistolet FN GP35 expliqué", "Pistolet FN 1906 expliqué"], "legendgroup": "BOOKS_AND_REFERENCE", "marker": {"color": "#EF553B", "opacity": 0.7, "symbol": "circle"}, "mode": "markers", "name": "BOOKS_AND_REFERENCE", "orientation": "v", "showlegend": true, "type": "scatter", "x": [2.99, 3.99, 4.49, 1.75, 3.08, 1.96, 5.99, 5.99, 5.99, 5.49, 5.99, 5.99, 0.99, 0.99, 1.99, 2.99, 4.6, 0.99, 0.99, 3.61, 5.49, 6.49, 5.99, 6.49, 6.49, 6.49, 5.99, 5.49], "xaxis": "x", "y": [5000, 100, 10000, 50, 1000, 10, 10, 10, 10, 10, 1, 5, 10, 500, 1000, 10, 5000, 5, 500, 10, 10, 10, 10, 10, 10, 10, 5, 10], "yaxis": "y"}, {"hovertemplate": "<b>%{hovertext}</b><br><br>Category=SOCIAL<br>Price=%{x}<br>Installs=%{y}<extra></extra>", "hovertext": ["W-History Standalone", "WhatsFake Pro (Ad free)", "Ak Parti Yardım Toplama"], "legendgroup": "SOCIAL", "marker": {"color": "#00cc96", "opacity": 0.7, "symbol": "circle"}, "mode": "markers", "name": "SOCIAL", "orientation": "v", "showlegend": true, "type": "scatter", "x": [0.99, 0.99, 13.99], "xaxis": "x", "y": [1000, 5000, 0], "yaxis": "y"}, {"hovertemplate": "<b>%{hovertext}</b><br><br>Category=ART_AND_DESIGN<br>Price=%{x}<br>Installs=%{y}<extra></extra>", "hovertext": ["X Launcher Pro: PhoneX Theme, OS11 Control Center", "X Launcher Pro - IOS Style Theme & Control Center", "X Launcher Prime: With OS Style Theme & No Ads"], "legendgroup": "ART_AND_DESIGN", "marker": {"color": "#ab63fa", "opacity": 0.7, "symbol": "circle"}, "mode": "markers", "name": "ART_AND_DESIGN", "orientation": "v", "showlegend": true, "type": "scatter", "x": [1.99, 1.99, 1.99], "xaxis": "x", "y": [5000, 10000, 1000], "yaxis": "y"}, {"hovertemplate": "<b>%{hovertext}</b><br><br>Category=VIDEO_PLAYERS<br>Price=%{x}<br>Installs=%{y}<extra></extra>", "hovertext": ["Flud (Ad free)", "tTorrent - ad free", "BSPlayer", "Online TV CZ/SK PRO"], "legendgroup": "VIDEO_PLAYERS", "marker": {"color": "#FFA15A", "opacity": 0.7, "symbol": "circle"}, "mode": "markers", "name": "VIDEO_PLAYERS", "orientation": "v", "showlegend": true, "type": "scatter", "x": [1.49, 1.99, 5.99, 0.99], "xaxis": "x", "y": [10000, 10000, 50000, 1000], "yaxis": "y"}, {"hovertemplate": "<b>%{hovertext}</b><br><br>Category=FINANCE<br>Price=%{x}<br>Installs=%{y}<extra></extra>", "hovertext": ["I am Rich Premium Plus", "Ba Financial Calculator plus", "Financial Calculator BA Chien.", "BA Pro Financial Calculator", "My Budget Book", "Bitcoin BX Thailand PRO", "amm dz", "Dz kayas", "Ray Financial Calculator Pro"], "legendgroup": "FINANCE", "marker": {"color": "#19d3f3", "opacity": 0.7, "symbol": "circle"}, "mode": "markers", "name": "FINANCE", "orientation": "v", "showlegend": true, "type": "scatter", "x": [18.99, 3.99, 3.99, 1.99, 2.99, 4.99, 5.99, 28.99, 2.99], "xaxis": "x", "y": [10000, 1000, 500, 1000, 100000, 100, 1, 1, 10000], "yaxis": "y"}, {"hovertemplate": "<b>%{hovertext}</b><br><br>Category=MAPS_AND_NAVIGATION<br>Price=%{x}<br>Installs=%{y}<extra></extra>", "hovertext": ["BringGo AU & NZ", "BackCountry Navigator TOPO GPS PRO", "CE Map - Interactive Conan Exiles Map", "Paris ci la Sortie du Métro", "Jeppesen CR Flight Computer"], "legendgroup": "MAPS_AND_NAVIGATION", "marker": {"color": "#FF6692", "opacity": 0.7, "symbol": "circle"}, "mode": "markers", "name": "MAPS_AND_NAVIGATION", "orientation": "v", "showlegend": true, "type": "scatter", "x": [0.99, 11.99, 0.99, 2.99, 9.99], "xaxis": "x", "y": [10000, 100000, 1000, 10000, 100], "yaxis": "y"}, {"hovertemplate": "<b>%{hovertext}</b><br><br>Category=PARENTING<br>Price=%{x}<br>Installs=%{y}<extra></extra>", "hovertext": ["Baby Connect (activity log)", "SharedCare™ Co-parenting"], "legendgroup": "PARENTING", "marker": {"color": "#B6E880", "opacity": 0.7, "symbol": "circle"}, "mode": "markers", "name": "PARENTING", "orientation": "v", "showlegend": true, "type": "scatter", "x": [4.99, 4.59], "xaxis": "x", "y": [50000, 100], "yaxis": "y"}, {"hovertemplate": "<b>%{hovertext}</b><br><br>Category=LIBRARIES_AND_DEMO<br>Price=%{x}<br>Installs=%{y}<extra></extra>", "hovertext": ["Socle Commun BO du 23-04-2015"], "legendgroup": "LIBRARIES_AND_DEMO", "marker": {"color": "#FF97FF", "opacity": 0.7, "symbol": "circle"}, "mode": "markers", "name": "LIBRARIES_AND_DEMO", "orientation": "v", "showlegend": true, "type": "scatter", "x": [0.99], "xaxis": "x", "y": [100], "yaxis": "y"}], "layout": {"height": 600, "legend": {"title": {"text": "Category"}, "tracegroupgap": 0}, "title": {"text": "Paid apps: price vs installs (log scale, prices up to $30)"}, "xaxis": {"anchor": "y", "domain": [0, 1], "title": {"text": "Price"}}, "yaxis": {"anchor": "x", "domain": [0, 1], "title": {"text": "Installs"}, "type": "log"}}}
